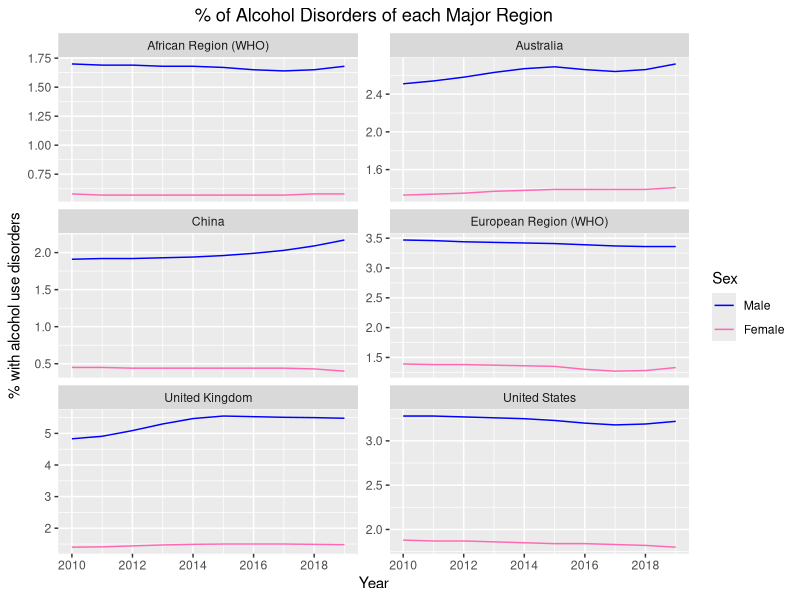
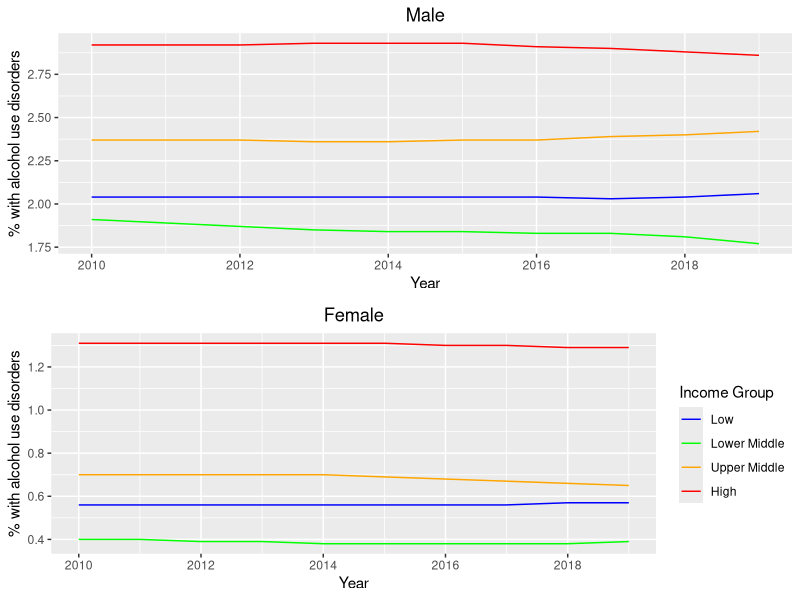

The R source for these figures, in order:
## ---- chunk 1
knitr::opts_chunk$set(echo = TRUE)
## ---- chunk 2
library(tidyverse)
library(knitr)
library(scales)
library(dplyr)
library(gridExtra)

data <- read.csv("Merge_all_2010_2020_updated.csv")

alc_sex_regions <- data %>%
  select(Entity, Year, Prevalence_alcohol_use_disorders_male, 
         Prevalence_alcohol_use_disorders_female) %>%
  na.omit() %>%
  filter(Entity %in% c("African Region (WHO)", "Australia", "China", 
                       "European Region (WHO)", "United Kingdom", 
                       "United States"))

alc_sex_income <- data %>%
  select(Entity, Year, Prevalence_alcohol_use_disorders_male, 
         Prevalence_alcohol_use_disorders_female) %>%
  na.omit() %>%
  filter(Entity %in% c("World Bank Low Income", "World Bank Lower Middle Income", 
                       "World Bank Upper Middle Income", "World Bank High Income"))

## ---- chunk 3
ggplot(data = alc_sex_regions, aes(x = Year)) +
  geom_line(aes(y = Prevalence_alcohol_use_disorders_male, color = "Male")) +
  geom_line(aes(y = Prevalence_alcohol_use_disorders_female, color = "Female")) +
  labs(x = "Year", y = "% with alcohol use disorders", 
       title = "% of Alcohol Disorders of each Major Region", 
       color = "Sex") +
   scale_color_manual(values = c("blue", "hot pink"),
                     labels = c("Male", "Female"),
                     breaks = c("Male", "Female")) + 
  theme(legend.position = "right", plot.title = element_text(hjust = 0.5)) +
  scale_x_continuous(breaks = seq(2010, 2019, 2)) + 
  facet_wrap(~ Entity, ncol = 2, scales = "free_y")

## ---- chunk 4
alc_sex_regions_10_19 <- alc_sex_regions %>%
  filter(Year %in% c(2010,2019))

kable(alc_sex_regions_10_19, caption = "% of Males and Females with Alcohol Use Disorders in 2010 and 2019")
## ---- chunk 5
male_income <- ggplot(data = alc_sex_income, aes(x = Year)) +
  geom_line(aes(y = Prevalence_alcohol_use_disorders_male, color = Entity)) +
  labs(x = "Year", y = "% with alcohol use disorders", title = "Male", color = "Income Group") +
  scale_color_manual(values = c("blue", "green", "orange", "red"),
                     labels = c("Low", "Lower Middle", "Upper Middle", "High"),
                     breaks = c("World Bank Low Income", "World Bank Lower Middle Income", 
                                "World Bank Upper Middle Income", "World Bank High Income")) +
  theme(legend.position = "none", plot.title = element_text(hjust = 0.5)) +
  scale_x_continuous(breaks = seq(2010, 2019, 2)) + 
  scale_y_continuous(breaks = seq(1.75, 3, 0.25))

female_income <- ggplot(data = alc_sex_income, aes(x = Year)) +
  geom_line(aes(y = Prevalence_alcohol_use_disorders_female, color = Entity)) +
  labs(x = "Year", y = "% with alcohol use disorders", title = "Female", color = "Income Group") +
  scale_color_manual(values = c("blue", "green", "orange", "red"),
                     labels = c("Low", "Lower Middle", "Upper Middle", "High"),
                     breaks = c("World Bank Low Income", "World Bank Lower Middle Income", 
                                "World Bank Upper Middle Income", "World Bank High Income")) +
  theme(legend.position = "right", plot.title = element_text(hjust = 0.5)) +
  scale_x_continuous(breaks = seq(2010, 2019, 2)) +
  scale_y_continuous(breaks = seq(0.4, 1.6, 0.2))

grid.arrange(male_income, female_income, ncol = 1)
## ---- chunk 6
alc_sex_income_10_19 <- alc_sex_income %>%
  filter(Year %in% c(2010,2019))

kable(alc_sex_income_10_19, caption = "% of Males and Females with Alcohol Use Disorders in 2010 and 2019")
